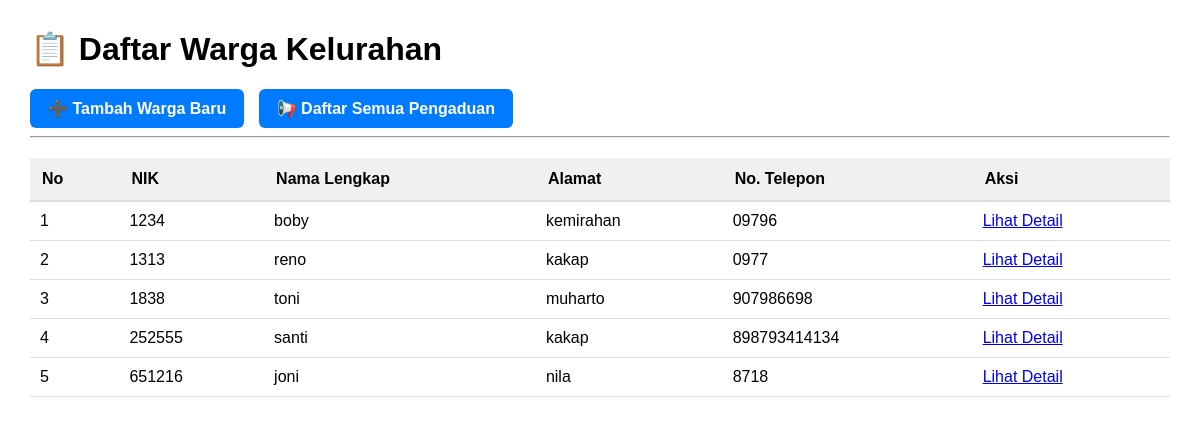
Page /warga/ on the earlier database version.
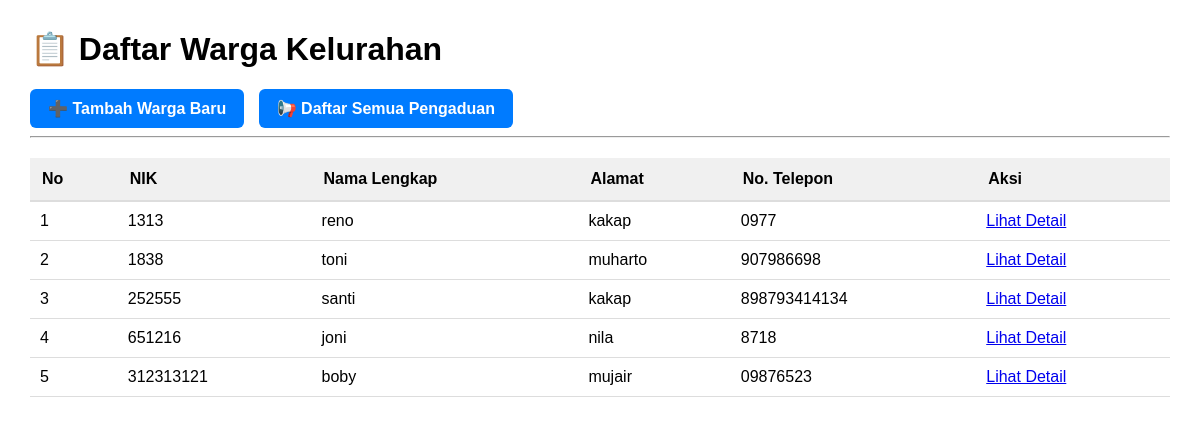
Same page on the later database version.
### warga/models.py (models this page shows, shortened)
class Warga(models.Model):
    nik          = models.CharField(max_length=16, unique=True)
    nama_lengkap = models.CharField(max_length=120)
    alamat       = models.TextField()
    no_telepon   = models.CharField(max_length=15, blank=True)  # ← baru
    tanggal        = models.DateField(auto_now_add=True)   # ← kolom baru

### warga/views.py (the view)
# urls.py: path('', WargaListView.as_view(), name='warga-list'), # ⚠️ name='warga-list'
class WargaListView(ListView):
    model = Warga
    template_name = 'warga/warga_list.html'
    context_object_name = 'warga_list'
    paginate_by = 20

### warga/templates/warga/warga_list.html (shortened to what this page needs)
<!DOCTYPE html>
<html>
<head>
</head>
<body>
    <h1>📋 Daftar Warga Kelurahan</h1>
    <a href="{% url 'warga-tambah' %}" class="btn">➕ Tambah Warga Baru</a>
    <a href="{% url 'pengaduan-list' %}" class="btn">📢 Daftar Semua Pengaduan</a>
    <hr>
    <table>
        <thead>
            <tr>
                <th>No</th>
                <th>NIK</th>
                <th>Nama Lengkap</th>
                <th>Alamat</th>
                <th>No. Telepon</th>
                <th>Aksi</th>
            </tr>
        </thead>
        <tbody>
            {% for warga in warga_list %}
            <tr>
                <td>{{ forloop.counter }}</td>
                <td>{{ warga.nik }}</td>
                <td>{{ warga.nama_lengkap }}</td>
                <td>{{ warga.alamat }}</td>
                <td>{{ warga.no_telepon }}</td>
                <td>
                    <a href="{% url 'warga-detail' warga.pk %}">Lihat Detail</a>
                </td>
            </tr>
            {% empty %}
            <tr>
                <td colspan="6" style="text-align:center;">Belum ada data warga.</td>
            </tr>
            {% endfor %}
        </tbody>
    </table>
</body>
</html>

Differences in the rows shown:
removed Warga: nik "1234", nama_lengkap "boby", alamat "kemirahan", no_telepon "09796"
added Warga: nik "312313121", nama_lengkap "boby", alamat "mujair", no_telepon "09876523"
